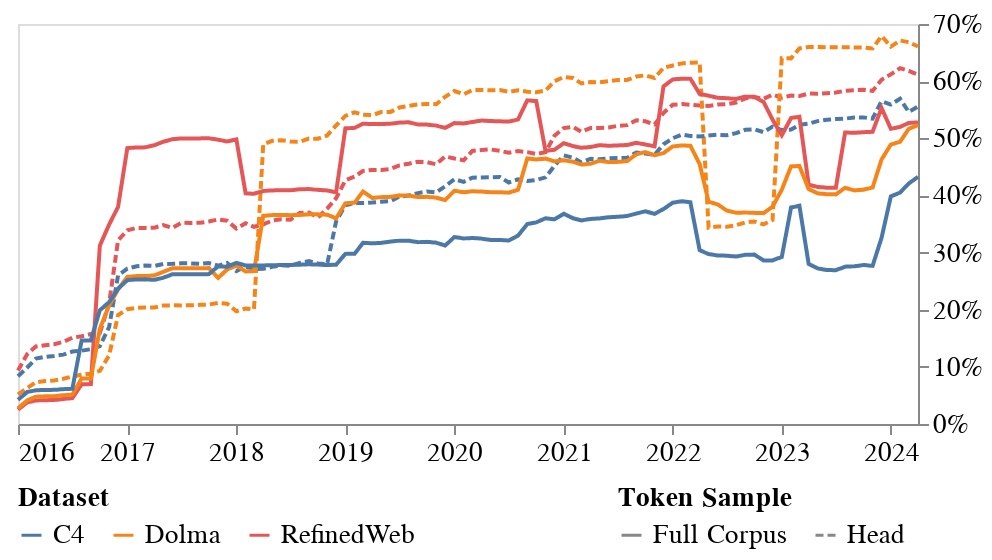
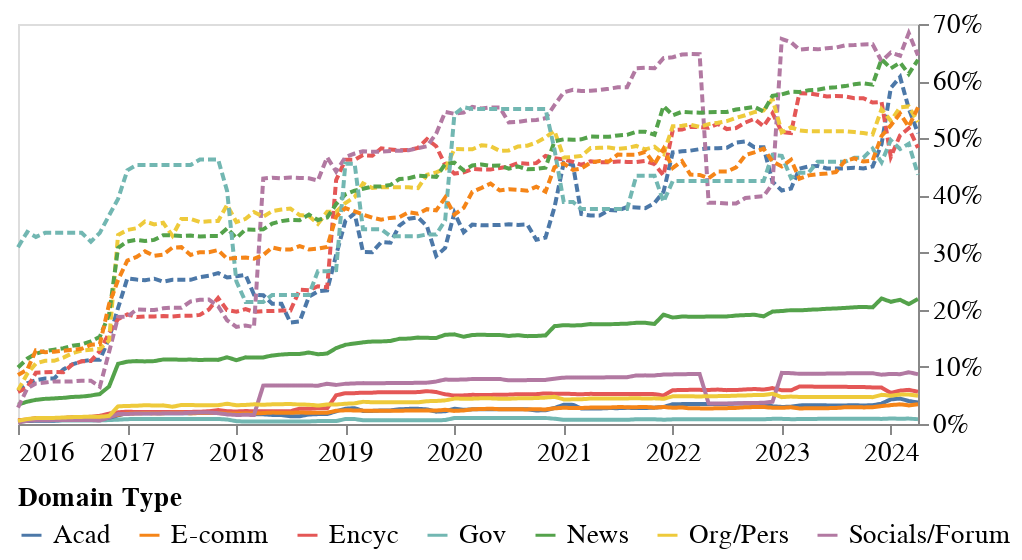

Here is the notebook cell these charts were saved with, in order:
### Code cell
# Load data
tos_df = load_data('output_data_tos/*')  # Adjust path as needed

# Prepare data for plots
tos_df_full_plot = prepare_data_for_plot1(tos_df)
tos_df_service_plot = prepare_data_for_plot2(tos_df)
# print(data_plot2["subset"].unique())

# Create plots
tos_corpus_plot = temporal_corpus_estimation_plot(
    tos_df_full_plot, 'Robots: Head Tokens vs Combined Tokens for each Dataset', '', '', 'Times', 13.5,
    y_max=0.7,
    forecast_startdate=None,
    show_legend=True,
    height=200, width=450,
)
tos_services_plot = temporal_corpus_estimation_by_service_plot(
    tos_df_service_plot, 'Robots: Average Percent of Tokens by Subset', '', '', 'Times', 13.5,
    y_max=0.7,
    forecast_startdate=None,
    show_legend=True,
    height=200, width=450,
)
# Display the plots
tos_corpus_plot.display()
tos_services_plot.display()

### Figure 1 — Vega-Lite specification as saved in the notebook (floating-point values rounded to 4 significant figures; data arrays with more than 128 entries replaced by an {"elided": "..."} marker saying what was removed)
{"config": {"view": {"continuousWidth": 300, "continuousHeight": 300}, "axis": {"grid": false, "labelFont": "Times", "labelFontSize": 13.5, "titleFont": "Times", "titleFontSize": 13.5}, "legend": {"labelFont": "Times", "labelFontSize": 13.5, "titleFont": "Times", "titleFontSize": 13.5}}, "data": {"name": "data-fd71f10d6e1d766a7417dbe257d7dcce"}, "mark": {"type": "line"}, "encoding": {"color": {"field": "Dataset", "legend": {"direction": "horizontal", "labelFont": "Times", "labelFontSize": 13.5, "legendX": 0, "legendY": 230, "orient": "none", "title": "Dataset", "titleFont": "Times", "titleFontSize": 13.5}, "type": "nominal"}, "strokeDash": {"field": "Token Sample", "legend": {"direction": "horizontal", "labelFont": "Times", "labelFontSize": 13.5, "legendX": 300, "legendY": 230, "orient": "none", "title": "Token Sample", "titleFont": "Times", "titleFontSize": 13.5}, "type": "nominal"}, "x": {"axis": {"format": "%Y", "tickCount": {"interval": "year", "step": 1}}, "field": "Date", "title": "", "type": "temporal"}, "y": {"axis": {"format": "%", "orient": "right"}, "field": "Percent", "scale": {"domain": [0, 0.7]}, "title": "", "type": "quantitative"}}, "height": 200, "width": 450, "$schema": "https://vega.github.io/schema/vega-lite/v5.17.0.json", "datasets": {"data-fd71f10d6e1d766a7417dbe257d7dcce": {"elided": "600 records"}}}

### Figure 2 — Vega-Lite specification as saved in the notebook (floating-point values rounded to 4 significant figures; data arrays with more than 128 entries replaced by an {"elided": "..."} marker saying what was removed)
{"config": {"view": {"continuousWidth": 300, "continuousHeight": 300}, "axis": {"grid": false, "labelFont": "Times", "labelFontSize": 13.5, "titleFont": "Times", "titleFontSize": 13.5}}, "data": {"name": "data-8af8d4d694a4625d1de8b253e97bb326"}, "mark": {"type": "line"}, "encoding": {"color": {"field": "Domain Type", "legend": {"direction": "horizontal", "labelFont": "Times", "labelFontSize": 13.5, "legendX": 0, "legendY": 230, "orient": "none", "title": "Domain Type", "titleFont": "Times", "titleFontSize": 13.5}, "type": "nominal"}, "strokeDash": {"field": "Token Sample", "legend": null, "type": "nominal"}, "x": {"axis": {"format": "%Y", "tickCount": {"interval": "year", "step": 1}}, "field": "Date", "title": "", "type": "temporal"}, "y": {"axis": {"format": "%", "orient": "right"}, "field": "Percent", "scale": {"domain": [0, 0.7]}, "title": "", "type": "quantitative"}}, "height": 200, "width": 450, "$schema": "https://vega.github.io/schema/vega-lite/v5.17.0.json", "datasets": {"data-8af8d4d694a4625d1de8b253e97bb326": {"elided": "1400 records"}}}
